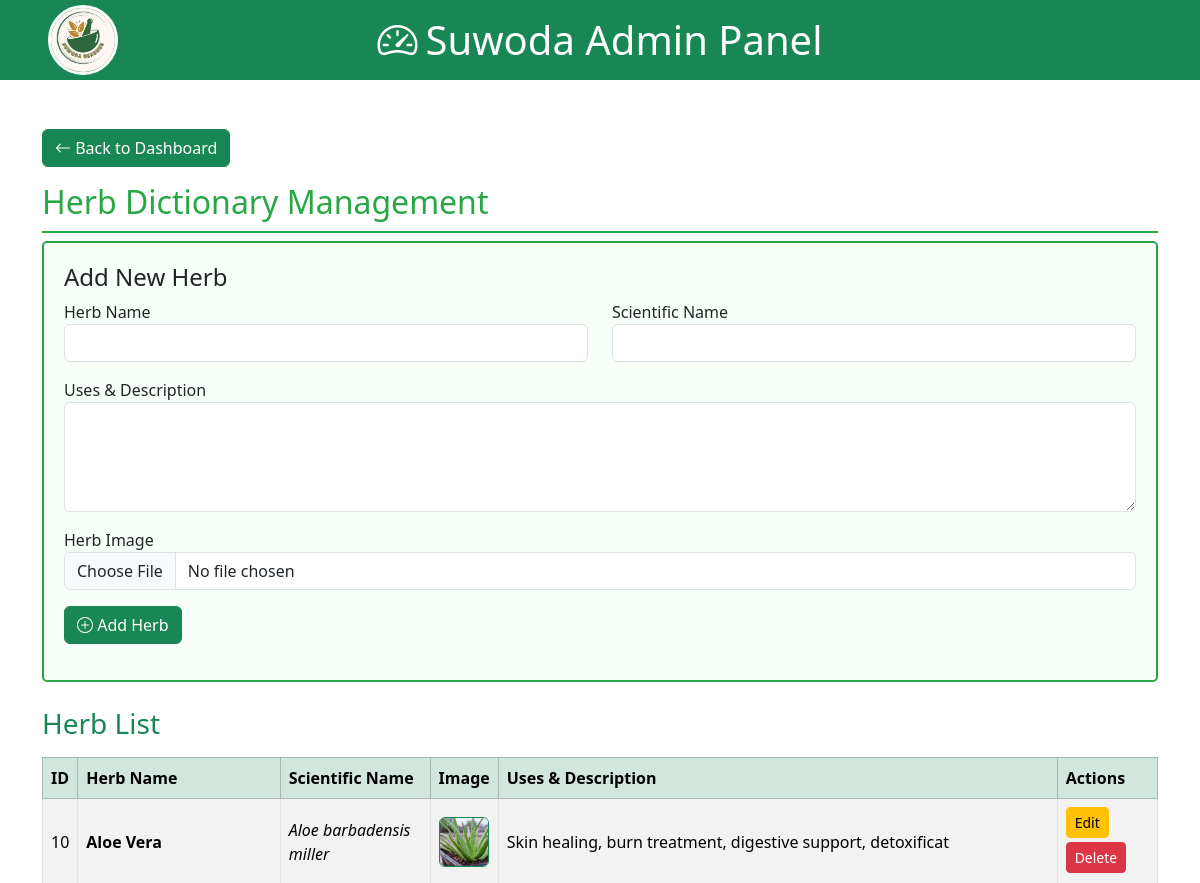
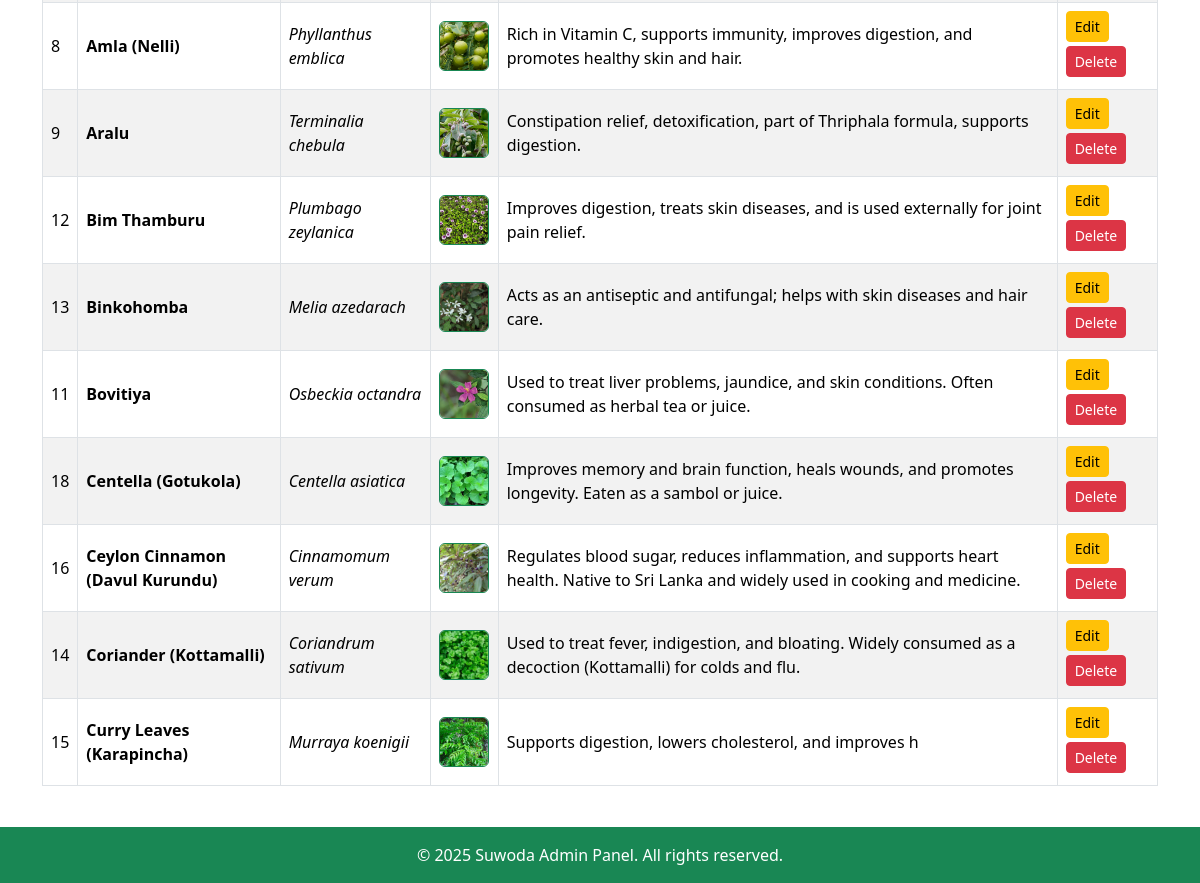
Screenshot of /admin/dictionary_manage.php with the database file from the repository (2 pictures, top to bottom).
### tables this page shows
CREATE TABLE `herb` (
  `herb_id` int(11) NOT NULL,
  `name` varchar(100) NOT NULL,
  `scientific_name` varchar(150) NOT NULL,
  `uses` text DEFAULT NULL,
  `image` varchar(255) DEFAULT NULL
);

### classes/adminClass.php (called while the page is built, shortened)
<?php
class Admin {
    public function manageHerb($action, ...$params) {
        require_once __DIR__ . '/herbClass.php';
        $herbManager = new Herb();
        switch ($action) {
            case 'get':
                return $herbManager->getHerbs($params[0] ?? null);
        }
    }
}

### classes/herbClass.php (called while the page is built, shortened)
<?php
class Herb {
    public function __construct($herb_id = null, $name = '', $scientific_name = '', $uses = '', $images = '') {
        global $conn;
        $this->conn = $conn;
    }
    public function getHerbs($herb_id = null) {
        if ($herb_id !== null) {
            $sql = "SELECT * FROM herb WHERE herb_id = :id";
            $stmt = $this->conn->prepare($sql);
            $stmt->execute([':id' => $herb_id]);
            return $stmt->fetch(PDO::FETCH_ASSOC);
        } else {
            $sql = "SELECT * FROM herb ORDER BY name";
            $stmt = $this->conn->prepare($sql);
            $stmt->execute();
            return $stmt->fetchAll(PDO::FETCH_ASSOC);
        }
    }
}

### admin/dictionary_manage.php (the view, shortened to what this page needs)
<?php
include '../classes/adminClass.php';
$db = new DbConnector();
$conn = $db->getConnection();
$admin = new Admin($conn);
$herbs = $admin->manageHerb('get');
$edit_herb = null;
?>
<!DOCTYPE html>
<html>
<head>
<link rel="stylesheet" href="https://cdn.jsdelivr.net/npm/bootstrap@5.3.7/dist/css/bootstrap.min.css">
</head>
<body>
<?php include './admin_header.php'; ?>
<div class="container">
    <a href="dashbord.php" class="btn btn-success mb-3"><i class="bi bi-arrow-left"></i> Back to Dashboard</a>
    <h2 class="dictionary-title">Herb Dictionary Management</h2>
    <div class="form-box">
        <h4><?php echo $edit_herb ? 'Edit Herb' : 'Add New Herb'; ?></h4>
        <form method="POST" enctype="multipart/form-data">
            <div class="row">
                <div class="col-md-6 mb-3">
                    <label>Herb Name</label>
                    <input type="text" name="herb_name" class="form-control" value="<?php if($edit_herb) echo htmlspecialchars($edit_herb['name']); ?>" required>
                </div>
                <div class="col-md-6 mb-3">
                    <label>Scientific Name</label>
                    <input type="text" name="scientific_name" class="form-control" value="<?php if($edit_herb) echo htmlspecialchars($edit_herb['scientific_name']); ?>" required>
                </div>
            </div>
            <div class="mb-3">
                <label>Uses & Description</label>
                <textarea name="description" class="form-control" rows="4" required><?php if($edit_herb) echo htmlspecialchars($edit_herb['uses']); ?></textarea>
            </div>
            <div class="mb-3">
                <label>Herb Image</label>
                <input type="file" name="image" class="form-control" accept="image/*">
            </div>
            <div class="mb-3">
                <?php if($edit_herb){ ?>
                    <button type="submit" name="update" class="btn btn-warning">Update Herb</button>
                    <a href="dictionary_manage.php" class="btn btn-secondary">Cancel</a>
                <?php }else{ ?>
                    <button type="submit" name="add" class="btn btn-success"><i class="bi bi-plus-circle"></i> Add Herb</button>
                <?php } ?>
            </div>
        </form>
    </div>
    <h3 class="mb-3 text-success">Herb List</h3>
    <div class="table-responsive">
        <table class="table table-striped table-bordered align-middle">
            <thead class="table-success">
                <tr>
                    <th>ID</th>
                    <th>Herb Name</th>
                    <th>Scientific Name</th>
                    <th>Image</th>
                    <th>Uses & Description</th>
                    <th>Actions</th>
                </tr>
            </thead>
            <tbody>
                <?php foreach($herbs as $herb){ ?>
                <tr>
                    <td><?php echo $herb['herb_id']; ?></td>
                    <td><strong><?php echo htmlspecialchars($herb['name']); ?></strong></td>
                    <td><em><?php echo htmlspecialchars($herb['scientific_name']); ?></em></td>
                    <td>
                        <?php if(!empty($herb['image'])){ ?>
                            <img src="../uploads/herbs/<?php echo htmlspecialchars($herb['image']); ?>"
                                 width="50" height="50" class="herb-image rounded border border-success"
                                 onerror="this.style.display='none'; this.nextElementSibling.style.display='flex';">
                        <?php } else { ?>
                            <div class="no-image">No Image</div>
                        <?php } ?>
                    </td>
                    <td><?php echo htmlspecialchars($herb['uses']); ?></td>
                    <td>
                        <a href="?edit=<?php echo $herb['herb_id']; ?>" class="btn btn-sm btn-warning mb-1">Edit</a>
                        <a href="?delete=<?php echo $herb['herb_id']; ?>" class="btn btn-sm btn-danger mb-1" onclick="return confirm('Are you sure you want to delete this herb?')">Delete</a>
                    </td>
                </tr>
                <?php } ?>
            </tbody>
        </table>
    </div>
</div>
<?php include './admin_footer.php'; ?>
</body>
</html>

### admin/dictionary_manage.php (style rules this page uses)
.container { background: white; padding: 25px; margin-top: 20px; border-radius: 8px; }
.form-box { border: 2px solid #28a745; padding: 20px; margin-bottom: 25px; border-radius: 5px; background-color: #f8fff8; }
.herb-image { border: 1px solid #ddd; border-radius: 5px; object-fit: cover; }
.dictionary-title { color: #28a745; border-bottom: 2px solid #28a745; padding-bottom: 10px; }

### rows the page displays
herb: herb_id "10", name "Aloe Vera", scientific_name "Aloe barbadensis miller", image (picture), uses "Skin healing, burn treatment, digestive support, detoxificat"
herb: herb_id "8", name "Amla (Nelli)", scientific_name "Phyllanthus emblica", image (picture), uses "Rich in Vitamin C, supports immunity, improves digestion, and promotes healthy skin and hair."
herb: herb_id "9", name "Aralu", scientific_name "Terminalia chebula", image (picture), uses "Constipation relief, detoxification, part of Thriphala formula, supports digestion."
herb: herb_id "12", name "Bim Thamburu", scientific_name "Plumbago zeylanica", image (picture), uses "Improves digestion, treats skin diseases, and is used externally for joint pain relief."
herb: herb_id "13", name "Binkohomba", scientific_name "Melia azedarach", image (picture), uses "Acts as an antiseptic and antifungal; helps with skin diseases and hair care."
herb: herb_id "11", name "Bovitiya", scientific_name "Osbeckia octandra", image (picture), uses "Used to treat liver problems, jaundice, and skin conditions. Often consumed as herbal tea or juice."
herb: herb_id "18", name "Centella (Gotukola)", scientific_name "Centella asiatica", image (picture), uses "Improves memory and brain function, heals wounds, and promotes longevity. Eaten as a sambol or juice."
herb: herb_id "16", name "Ceylon Cinnamon (Davul Kurundu)", scientific_name "Cinnamomum verum", image (picture), uses "Regulates blood sugar, reduces inflammation, and supports heart health. Native to Sri Lanka and widely used in cooking and medicine."
herb: herb_id "14", name "Coriander (Kottamalli)", scientific_name "Coriandrum sativum", image (picture), uses "Used to treat fever, indigestion, and bloating. Widely consumed as a decoction (Kottamalli) for colds and flu."
herb: herb_id "15", name "Curry Leaves (Karapincha)", scientific_name "Murraya koenigii", image (picture), uses "Supports digestion, lowers cholesterol, and improves h"
